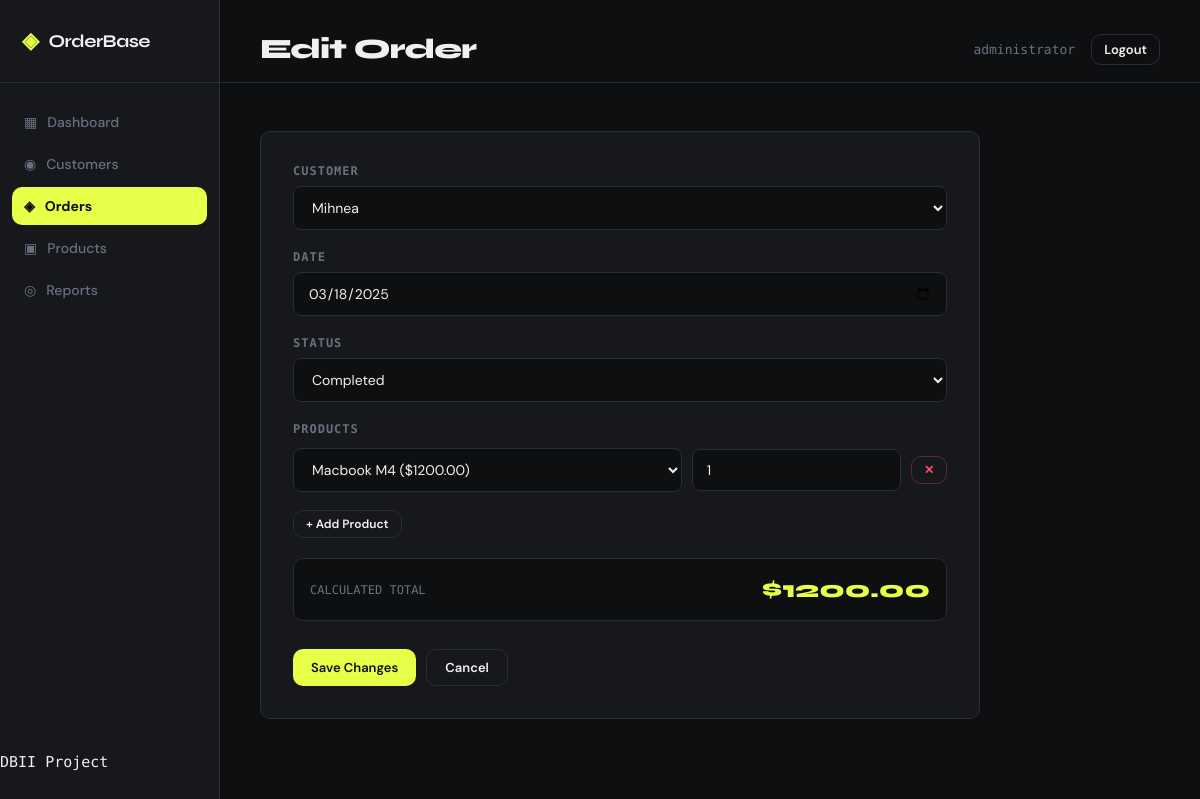
/orders/edit/1 (signed in), run on the app's committed database.
### models.py (models this page shows)
class User(db.Model, UserMixin):
    __tablename__ = 'users'
    id       = db.Column(db.Integer, primary_key=True)
    username = db.Column(db.String(80), unique=True, nullable=False)
    email    = db.Column(db.String(120), unique=True, nullable=False)
    password = db.Column(db.String(200), nullable=False)
    role     = db.Column(db.String(20), default='user')
    def is_admin(self):
        return self.role == 'admin'

class Order(db.Model):
    __tablename__ = 'orders'
    id          = db.Column(db.Integer, primary_key=True)
    customer_id = db.Column(db.Integer, db.ForeignKey('customers.id'), nullable=False)
    date        = db.Column(db.Date, nullable=False)
    total_price = db.Column(db.Float, nullable=False)
    status      = db.Column(db.String(50), default='pending')
    items       = db.relationship('OrderItem', backref='order', lazy=True, cascade='all, delete-orphan')

class OrderItem(db.Model):
    __tablename__ = 'order_items'
    id         = db.Column(db.Integer, primary_key=True)
    order_id   = db.Column(db.Integer, db.ForeignKey('orders.id'), nullable=False)
    product_id = db.Column(db.Integer, db.ForeignKey('products.id'), nullable=False)
    quantity   = db.Column(db.Integer, nullable=False, default=1)
    unit_price = db.Column(db.Float, nullable=False)

### app.py (the view, shortened to what this page needs)
@app.route('/orders/edit/<int:id>', methods=['GET', 'POST'])
@login_required
@admin_required
def edit_order(id):
    order     = Order.query.get_or_404(id)
    customers = Customer.query.all()
    products  = Product.query.all()
    return render_template('order_form.html', order=order,
                           customers=customers, products=products)

### app.py (called while the page is built)
@login_manager.user_loader
def load_user(user_id):
    return User.query.get(int(user_id))

def admin_required(f):
    @wraps(f)
    def decorated_function(*args, **kwargs):
        if not current_user.is_authenticated or not current_user.is_admin():
            flash('You need admin privileges to access this page.', 'error')
            return redirect(url_for('index'))
        return f(*args, **kwargs)
    return decorated_function

### templates/order_form.html (shortened to what this page needs)
{% extends 'base.html' %}
{% block page_title %}{{ 'Edit Order' if order else 'New Order' }}{% endblock %}
{% block content %}
<div class="form-card" style="max-width:720px;">
  <form method="POST" id="order-form">
    <div class="form-group">
      <label>Customer</label>
      <select name="customer_id" required>
        {% for c in customers %}
        <option value="{{ c.id }}"
          {{ 'selected' if order and order.customer_id == c.id }}>
          {{ c.name }}
        </option>
        {% endfor %}
      </select>
    </div>
    <div class="form-group">
      <label>Date</label>
      <input type="date" name="date"
             value="{{ order.date.strftime('%Y-%m-%d') if order else '' }}"
             required>
    </div>
    <div class="form-group">
      <label>Status</label>
      <select name="status">
        <option value="completed"
          {{ 'selected' if order and order.status == 'completed' }}>Completed</option>
      </select>
    </div>
    <div style="margin-bottom:20px;">
      <label style="display:block; margin-bottom:12px;">Products</label>
      <div id="items-container">
        {% if order and order.items %}
          {% for item in order.items %}
          <div class="item-row" style="display:flex; gap:10px; margin-bottom:10px; align-items:center;">
            <select name="product_id[]" style="flex:2;" required>
              {% for p in products %}
              <option value="{{ p.id }}"
                {{ 'selected' if p.id == item.product_id }}>
                {{ p.name }} (${{ "%.2f"|format(p.price) }})
              </option>
              {% endfor %}
            </select>
            <input type="number" name="quantity[]"
                   value="{{ item.quantity }}"
                   min="1" placeholder="Qty"
                   style="flex:1;" required>
            <button type="button" onclick="removeRow(this)"
                    class="btn btn-danger btn-sm">✕</button>
          </div>
          {% endfor %}
        {% endif %}
      </div>
      <button type="button" onclick="addRow()"
              class="btn btn-ghost btn-sm" style="margin-top:8px;">
        + Add Product
      </button>
    </div>
    <div style="background:var(--bg); border:1px solid var(--border);
                border-radius:var(--radius); padding:16px; margin-bottom:24px;
                display:flex; justify-content:space-between; align-items:center;">
      <span style="font-family:var(--font-mono); font-size:12px;
                   text-transform:uppercase; color:var(--muted);">
        Calculated Total
      </span>
      <span id="total-display"
            style="font-family:var(--font-head); font-size:24px;
                   font-weight:800; color:var(--accent);">
      </span>
    </div>
    <div class="form-actions">
      <button type="submit" class="btn btn-primary">
        {{ 'Save Changes' if order else 'Add Order' }}
      </button>
      <a href="{{ url_for('orders') }}" class="btn btn-ghost">Cancel</a>
    </div>
  </form>
</div>
{% endblock %}

### templates/base.html (shortened to what this page needs)
<!doctype html>
<html lang="en">
  <head>
    <link
      rel="stylesheet"
      href="{{ url_for('static', filename='style.css') }}" />
  </head>
  <body>
    <div class="layout">
      <aside class="sidebar">
        <div class="brand">
          <span class="brand-icon">◈</span>
          <span class="brand-name">OrderBase</span>
        </div>
        <nav class="nav">
          <a
            href="{{ url_for('index') }}"
            class="nav-item {% if request.endpoint == 'index' %}active{% endif %}">
            <span class="nav-icon">▦</span> Dashboard
          </a>
          <a
            href="{{ url_for('customers') }}"
            class="nav-item {% if 'customer' in request.endpoint %}active{% endif %}">
            <span class="nav-icon">◉</span> Customers
          </a>
          <a
            href="{{ url_for('orders') }}"
            class="nav-item {% if request.endpoint in ['orders', 'new_order', 'edit_order', 'delete_order'] %}active{% endif %}">
            <span class="nav-icon">◈</span> Orders
          </a>
          {% if current_user.is_authenticated and current_user.is_admin() %}
          <a
            href="{{ url_for('products') }}"
            class="nav-item {% if 'product' in request.endpoint %}active{% endif %}">
            <span class="nav-icon">▣</span> Products
          </a>
          <a
            href="{{ url_for('reports') }}"
            class="nav-item {% if request.endpoint == 'reports' %}active{% endif %}">
            <span class="nav-icon">◎</span> Reports
          </a>
          {% endif %}
        </nav>
        <div class="sidebar-footer">
          <span class="mono">DBII Project</span>
        </div>
      </aside>
      <main class="main">
        <div class="topbar">
          <h1 class="page-title">
            {% block page_title %}Dashboard{% endblock %}
          </h1>
          <div class="topbar-user">
            {% if current_user.is_authenticated %}
            <span class="user-email">{{ current_user.username }}</span>
            <form
              method="POST"
              action="{{ url_for('logout') }}"
              style="display: inline">
              <button type="submit" class="btn btn-ghost btn-small">
                Logout
              </button>
            </form>
            {% else %}
            <a href="{{ url_for('login') }}" class="btn btn-ghost btn-small"
              >Login</a
            >
            {% endif %}
          </div>
        </div>
        <div class="content">{% block content %}{% endblock %}</div>
      </main>
    </div>
  </body>
</html>

### static/style.css (style rules this page uses)
*, *::before, *::after { box-sizing: border-box; margin: 0; padding: 0; }
:root { --bg: #0e0f11; --surface: #16181c; --surface2: #1e2128; --border: #2a2d35; --accent: #e8ff47; --accent2: #47c8ff; --danger: #ff4d6d; --success: #47ffb2; --info: #47c8ff; --text: #f0f0f0; --muted: #6b7080; --sidebar-w: 220px; --radius: 10px; --font-head: "Syne", sans-serif; --font-body: "DM Sans", sans-serif; --font-mono: "DM Mono", monospace; }
body { background: var(--bg); color: var(--text); font-family: var(--font-body); font-size: 15px; min-height: 100vh; }
.layout { display: flex; min-height: 100vh; }
.sidebar { width: var(--sidebar-w); background: var(--surface); border-right: 1px solid var(--border); display: flex; flex-direction: column; padding: 28px 0; position: fixed; top: 0; left: 0; bottom: 0; }
.brand { display: flex; align-items: center; gap: 10px; padding: 0 22px 28px; border-bottom: 1px solid var(--border); font-family: var(--font-head); font-weight: 700; font-size: 18px; letter-spacing: -0.5px; }
.brand-icon { color: var(--accent); font-size: 22px; }
.nav { padding: 20px 12px; display: flex; flex-direction: column; gap: 4px; flex: 1; }
.nav-item { display: flex; align-items: center; gap: 10px; padding: 10px 12px; border-radius: var(--radius); color: var(--muted); text-decoration: none; font-weight: 500; font-size: 14px; transition: all 0.15s; }
.nav-item.active { background: var(--accent); color: #0e0f11; font-weight: 700; }
.nav-item.active .nav-icon { color: #0e0f11; }
.main { margin-left: var(--sidebar-w); flex: 1; display: flex; flex-direction: column; min-height: 100vh; }
.topbar { padding: 32px 40px 16px; display: flex; justify-content: space-between; align-items: center; gap: 20px; border-bottom: 1px solid var(--border); margin-bottom: 20px; }
.page-title { font-family: var(--font-head); font-weight: 800; font-size: 28px; letter-spacing: -1px; flex: 1; }
.content { padding: 28px 40px 48px; }
.btn { display: inline-flex; align-items: center; gap: 6px; padding: 9px 18px; border-radius: var(--radius); font-size: 13px; font-weight: 600; cursor: pointer; border: none; text-decoration: none; transition: all 0.15s; font-family: var(--font-body); }
.btn-primary { background: var(--accent); color: #0e0f11; }
.btn-ghost { background: transparent; color: var(--text); border: 1px solid var(--border); }
.btn-danger { background: transparent; color: var(--danger); border: 1px solid rgba(255, 77, 109, 0.3); }
.btn-sm { padding: 5px 12px; font-size: 12px; }
.form-card { background: var(--surface); border: 1px solid var(--border); border-radius: var(--radius); padding: 32px; max-width: 560px; }
.form-group { margin-bottom: 20px; }
label { display: block; font-size: 12px; font-weight: 600; letter-spacing: 1px; text-transform: uppercase; color: var(--muted); margin-bottom: 8px; font-family: var(--font-mono); }
input, select { width: 100%; padding: 11px 14px; background: var(--bg); border: 1px solid var(--border); border-radius: 8px; color: var(--text); font-size: 14px; font-family: var(--font-body); transition: border 0.15s; outline: none; }
select option { background: var(--surface); }
.form-actions { display: flex; gap: 10px; margin-top: 28px; }
.mono { font-family: var(--font-mono); }
a { color: var(--accent2); text-decoration: none; }
.topbar-user { display: flex; align-items: center; gap: 16px; white-space: nowrap; }
.user-email { font-size: 13px; color: var(--muted); font-family: var(--font-mono); }
.btn-small { padding: 6px 12px; font-size: 13px; }

### data on the page
User: username "administrator"
Order: date "03/18/2025"
OrderItem: quantity "1"

### other printed values
{{ 'Edit Order' if order else 'New Order' }} "Edit Order"
{{ 'Save Changes' if order else 'Add Order' }} "Save Changes"
form field customer_id "Mihnea"
form field value "Macbook M4 ($1200.00)"
